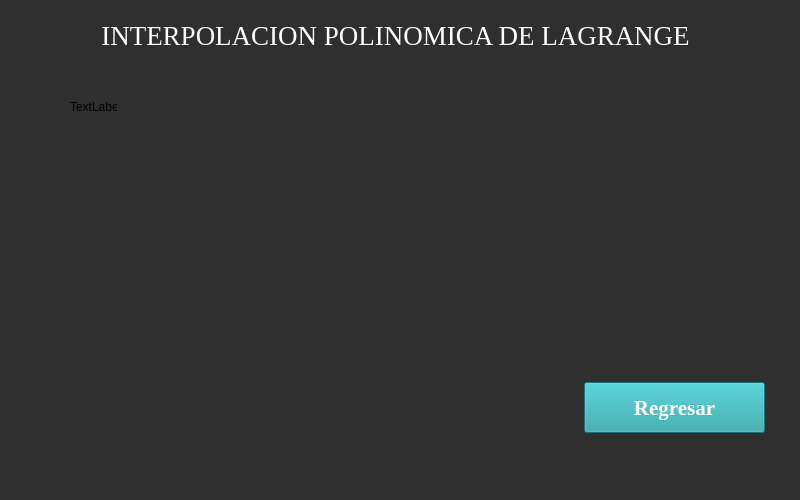
<?xml version="1.0" encoding="UTF-8"?>
<ui version="4.0">
 <class>MainWindow</class>
 <widget class="QMainWindow" name="MainWindow">
  <property name="geometry">
   <rect>
    <x>0</x>
    <y>0</y>
    <width>800</width>
    <height>500</height>
   </rect>
  </property>
  <property name="windowTitle">
   <string>MainWindow</string>
  </property>
  <property name="styleSheet">
   <string notr="true">background-color: rgb(47, 47, 47);</string>
  </property>
  <widget class="QWidget" name="centralwidget">
   <widget class="QPushButton" name="botonRegresar">
    <property name="geometry">
     <rect>
      <x>584</x>
      <y>382</y>
      <width>181</width>
      <height>51</height>
     </rect>
    </property>
    <property name="font">
     <font>
      <family>Times New Roman</family>
      <pointsize>16</pointsize>
      <weight>75</weight>
      <bold>true</bold>
     </font>
    </property>
    <property name="styleSheet">
     <string notr="true">color: rgb(255,255,255);
background-color: rgb(37,160,166);</string>
    </property>
    <property name="text">
     <string>Regresar</string>
    </property>
   </widget>
   <widget class="QLabel" name="labelTema">
    <property name="geometry">
     <rect>
      <x>0</x>
      <y>10</y>
      <width>791</width>
      <height>51</height>
     </rect>
    </property>
    <property name="font">
     <font>
      <family>Times New Roman</family>
      <pointsize>20</pointsize>
      <weight>50</weight>
      <italic>false</italic>
      <bold>false</bold>
     </font>
    </property>
    <property name="styleSheet">
     <string notr="true">color: rgb(255,255,255);</string>
    </property>
    <property name="text">
     <string>INTERPOLACION POLINOMICA DE LAGRANGE</string>
    </property>
    <property name="alignment">
     <set>Qt::AlignCenter</set>
    </property>
   </widget>
   <widget class="QLabel" name="label">
    <property name="geometry">
     <rect>
      <x>70</x>
      <y>100</y>
      <width>47</width>
      <height>13</height>
     </rect>
    </property>
    <property name="text">
     <string>TextLabel</string>
    </property>
   </widget>
  </widget>
  <widget class="QMenuBar" name="menubar">
   <property name="geometry">
    <rect>
     <x>0</x>
     <y>0</y>
     <width>800</width>
     <height>21</height>
    </rect>
   </property>
  </widget>
  <widget class="QStatusBar" name="statusbar"/>
 </widget>
 <resources/>
 <connections/>
</ui>
